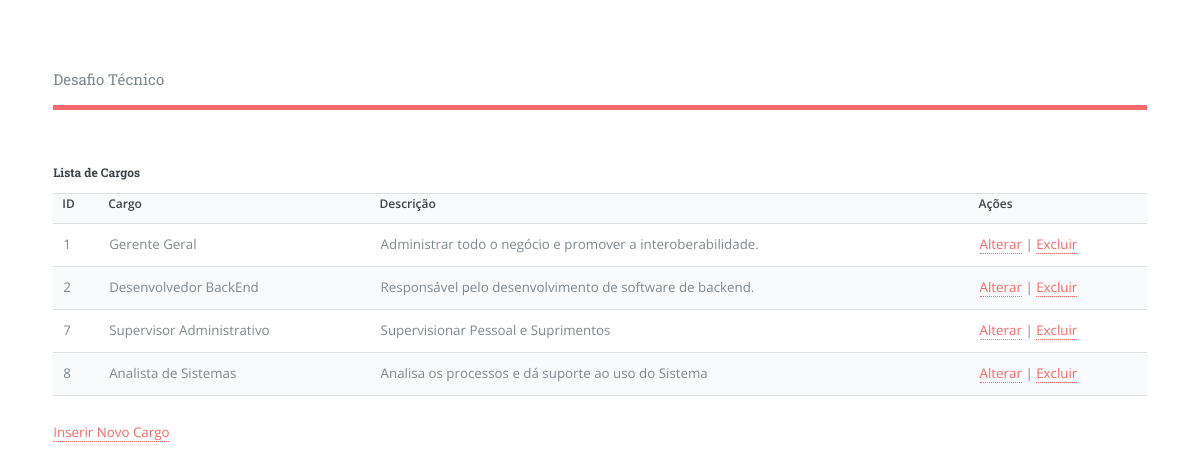
The page /?action=listarCargos on the database its author committed.
### tables this page shows
CREATE TABLE IF NOT EXISTS `cargos` (
  `id` int(11) NOT NULL AUTO_INCREMENT,
  `cargo` text DEFAULT NULL,
  `descricao` text DEFAULT NULL,
  PRIMARY KEY (`id`)
);

### config/DatabaseConnection.php (called while the page is built, shortened)
<?php
class DatabaseConnection {
    private static $connection;
    public static function getConnection() {
        if (self::$connection === null) {
            $host = "localhost";
            $dbname = "desafio";
            $username = "root";
            $password = "root3306";
            try {
                self::$connection = new PDO("mysql:host=$host;dbname=$dbname", $username, $password);
                self::$connection->setAttribute(PDO::ATTR_ERRMODE, PDO::ERRMODE_EXCEPTION);
            } catch (PDOException $e) {
                die("Erro na conexão com o banco de dados: " . $e->getMessage());
            }
        }
        return self::$connection;
    }
}

### controllers/CargoController.php (called while the page is built, shortened)
<?php
require_once './models/CargoModel.php';
require_once './config/DatabaseConnection.php';
class CargoController {
    private $conn;
    public function __construct() {
        $this->conn = DatabaseConnection::getConnection();
    }
    public function listarCargos() {
        try {
            $stmt = $this->conn->prepare("SELECT * FROM cargos");
            $stmt->execute();
            $cargos = array();
            while ($row = $stmt->fetch(PDO::FETCH_ASSOC)) {
                $cargo = new CargoModel($row['id'], $row['cargo'], $row['descricao']);
                $cargos[] = $cargo;
            }
            return $cargos;
        } catch (PDOException $e) {
            return false;
        }
    }
}
?>

### models/CargoModel.php (called while the page is built, shortened)
<?php
class CargoModel {
    private $id;
    private $cargo;
    private $descricao;
    public function __construct($id, $cargo, $descricao) {
        $this->id = $id;
        $this->cargo = $cargo;
        $this->descricao = $descricao;
    }
    public function getId() {
        return $this->id;
    }
    public function getCargo() {
        return $this->cargo;
    }
    public function getDescricao() {
        return $this->descricao;
    }
}

### views/Cargos/listarCargos.php (the view, shortened to what this page needs)
<!DOCTYPE html>
<html>
<head>
</head>
<body>
    <h5>Lista de Cargos</h5>
    <table>
        <tr>
            <th>ID</th>
            <th>Cargo</th>
            <th>Descrição</th>
            <th>Ações</th>
        </tr>
        <?php foreach ($cargos as $cargo) { ?>
            <tr>
                <td><?php echo $cargo->getId(); ?></td>
                <td><?php echo $cargo->getCargo(); ?></td>
                <td><?php echo $cargo->getDescricao(); ?></td>
                <td>
                    <a href="index.php?action=editarCargo&id=<?php echo $cargo->getId(); ?>">Alterar</a> |
                    <a href="index.php?action=excluirCargo&id=<?php echo $cargo->getId(); ?>">Excluir</a>
                </td>
            </tr>
        <?php } ?>
    </table>
    <a href="index.php?action=cadastrarCargo">Inserir Novo Cargo</a>
</body>
</html>

### rows shown on the page
cargos: id "1", cargo "Gerente Geral", descricao "Administrar todo o negócio e promover a interoberabilidade."
cargos: id "2", cargo "Desenvolvedor BackEnd", descricao "Responsável pelo desenvolvimento de software de backend."
cargos: id "7", cargo "Supervisor Administrativo", descricao "Supervisionar Pessoal e Suprimentos"
cargos: id "8", cargo "Analista de Sistemas", descricao "Analisa os processos e dá suporte ao uso do Sistema"
